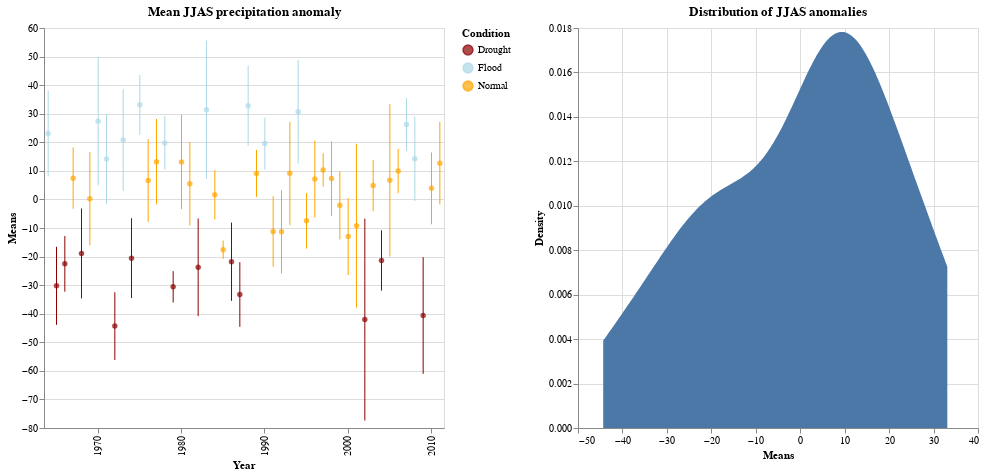

Here is the notebook cell this chart was saved with:
### Markdown cell above
## Visualization 2 JJAS condition

### Code cell
import altair as alt
import pandas as pd

drought_years = [1965, 1966, 1968, 1972, 1974, 1979, 1982, 1986, 1987, 2002, 2004, 2009]
flood_years = [1964, 1970, 1971, 1973, 1975, 1978, 1983, 1988, 1990, 1994, 2007, 2008]

color_scale = alt.Scale(
    domain=['Drought', 'Flood', 'Normal'],
    range=['darkred', 'lightblue', 'orange']
)

jjas_df = pd.DataFrame({
    'Year': range(1964, 2012),
    'Means': jjas['means'],
    'SEM': jjas['SEM'],
    'Sum': jjas['sum']
})
jjas_df['Condition'] = jjas_df['Year'].apply(lambda x: 'Drought' if x in drought_years else 'Flood' if x in flood_years else 'Normal')

# Now, create the error bar chart and points with the color condition based on the 'Condition' column
error_bars = alt.Chart(jjas_df).mark_errorbar(extent='ci').encode(
    x=alt.X('Year:O', axis=alt.Axis(values=list(range(1960, 2011, 10)))),
    y=alt.Y('Means:Q', scale=alt.Scale(zero=False)),
    yError='SEM:Q',
   color=alt.Color('Condition:N', scale=color_scale)
).properties(
    width=400,
    height=400,
    title='Mean JJAS precipitation anomaly'
)

points = alt.Chart(jjas_df).mark_point(filled=True).encode(
    x='Year:O',
    y='Means:Q',
    color=alt.Color('Condition', legend=alt.Legend(title='Condition'))  # Add a legend
)

# Combine the error bars with the points
error_chart = (error_bars + points).interactive()

# Create the histogram chart, independent of the conditions
histogram = alt.Chart(jjas_df).transform_density(
    density='Means',
    as_=['Means', 'Density']
).mark_area().encode(
    x="Means:Q",
    y='Density:Q',
    tooltip=['Means:Q', 'Density:Q']
).properties(
    width=400,
    height=400,
    title='Distribution of JJAS anomalies'
)

# Horizontally concatenate the error chart with the histogram
chart2 = alt.hconcat(error_chart, histogram).resolve_legend(color='independent')

# Display the final concatenated chart
chart2

### Figure 1 — Vega-Lite specification as saved in the notebook (floating-point values rounded to 4 significant figures)
{"config": {"view": {"continuousWidth": 300, "continuousHeight": 300}}, "hconcat": [{"layer": [{"mark": {"type": "errorbar", "extent": "ci"}, "encoding": {"color": {"field": "Condition", "scale": {"domain": ["Drought", "Flood", "Normal"], "range": ["darkred", "lightblue", "orange"]}, "type": "nominal"}, "x": {"axis": {"values": [1960, 1970, 1980, 1990, 2000, 2010]}, "field": "Year", "type": "ordinal"}, "y": {"field": "Means", "scale": {"zero": false}, "type": "quantitative"}, "yError": {"field": "SEM"}}, "name": "view_1", "title": "Mean JJAS precipitation anomaly"}, {"mark": {"type": "point", "filled": true}, "encoding": {"color": {"field": "Condition", "legend": {"title": "Condition"}, "type": "nominal"}, "x": {"field": "Year", "type": "ordinal"}, "y": {"field": "Means", "type": "quantitative"}}}], "height": 400, "width": 400}, {"mark": {"type": "area"}, "encoding": {"tooltip": [{"field": "Means", "type": "quantitative"}, {"field": "Density", "type": "quantitative"}], "x": {"field": "Means", "type": "quantitative"}, "y": {"field": "Density", "type": "quantitative"}}, "height": 400, "title": "Distribution of JJAS anomalies", "transform": [{"density": "Means", "as": ["Means", "Density"]}], "width": 400}], "data": {"name": "data-4603dde9f8196199e83265b381be13c5"}, "params": [{"name": "param_1", "select": {"type": "interval", "encodings": ["x", "y"]}, "bind": "scales", "views": ["view_1"]}], "resolve": {"legend": {"color": "independent"}}, "$schema": "https://vega.github.io/schema/vega-lite/v5.16.3.json", "datasets": {"data-4603dde9f8196199e83265b381be13c5": [{"Year": 1964, "Means": 23.07, "SEM": 15.05, "Sum": 92.29, "Condition": "Flood"}, {"Year": 1965, "Means": -30.23, "SEM": 13.66, "Sum": -120.9, "Condition": "Drought"}, {"Year": 1966, "Means": -22.55, "SEM": 9.731, "Sum": -90.21, "Condition": "Drought"}, {"Year": 1967, "Means": 7.448, "SEM": 10.72, "Sum": 29.79, "Condition": "Normal"}, {"Year": 1968, "Means": -18.9, "SEM": 15.74, "Sum": -75.61, "Condition": "Drought"}, {"Year": 1969, "Means": 0.2229, "SEM": 16.33, "Sum": 0.8917, "Condition": "Normal"}, {"Year": 1970, "Means": 27.4, "SEM": 22.51, "Sum": 109.6, "Condition": "Flood"}, {"Year": 1971, "Means": 14.15, "SEM": 15.7, "Sum": 56.59, "Condition": "Flood"}, {"Year": 1972, "Means": -44.33, "SEM": 11.85, "Sum": -177.3, "Condition": "Drought"}, {"Year": 1973, "Means": 20.77, "SEM": 17.76, "Sum": 83.09, "Condition": "Flood"}, {"Year": 1974, "Means": -20.55, "SEM": 13.97, "Sum": -82.21, "Condition": "Drought"}, {"Year": 1975, "Means": 33.1, "SEM": 10.48, "Sum": 132.4, "Condition": "Flood"}, {"Year": 1976, "Means": 6.623, "SEM": 14.46, "Sum": 26.49, "Condition": "Normal"}, {"Year": 1977, "Means": 13.22, "SEM": 14.94, "Sum": 52.89, "Condition": "Normal"}, {"Year": 1978, "Means": 19.77, "SEM": 9.337, "Sum": 79.09, "Condition": "Flood"}, {"Year": 1979, "Means": -30.6, "SEM": 5.484, "Sum": -122.4, "Condition": "Drought"}, {"Year": 1980, "Means": 13.12, "SEM": 16.48, "Sum": 52.49, "Condition": "Normal"}, {"Year": 1981, "Means": 5.498, "SEM": 14.62, "Sum": 21.99, "Condition": "Normal"}, {"Year": 1982, "Means": -23.75, "SEM": 17.07, "Sum": -95.01, "Condition": "Drought"}, {"Year": 1983, "Means": 31.37, "SEM": 24.16, "Sum": 125.5, "Condition": "Flood"}, {"Year": 1984, "Means": 1.598, "SEM": 8.603, "Sum": 6.392, "Condition": "Normal"}, {"Year": 1985, "Means": -17.6, "SEM": 3.217, "Sum": -70.41, "Condition": "Normal"}, {"Year": 1986, "Means": -21.8, "SEM": 13.69, "Sum": -87.21, "Condition": "Drought"}, {"Year": 1987, "Means": -33.28, "SEM": 11.31, "Sum": -133.1, "Condition": "Drought"}, {"Year": 1988, "Means": 32.82, "SEM": 14.01, "Sum": 131.3, "Condition": "Flood"}, {"Year": 1989, "Means": 9.098, "SEM": 8.203, "Sum": 36.39, "Condition": "Normal"}, {"Year": 1990, "Means": 19.57, "SEM": 9.049, "Sum": 78.29, "Condition": "Flood"}, {"Year": 1991, "Means": -11.23, "SEM": 12.36, "Sum": -44.91, "Condition": "Normal"}, {"Year": 1992, "Means": -11.33, "SEM": 14.59, "Sum": -45.31, "Condition": "Normal"}, {"Year": 1993, "Means": 9.123, "SEM": 18.11, "Sum": 36.49, "Condition": "Normal"}, {"Year": 1994, "Means": 30.65, "SEM": 18.08, "Sum": 122.6, "Condition": "Flood"}, {"Year": 1995, "Means": -7.477, "SEM": 9.733, "Sum": -29.91, "Condition": "Normal"}, {"Year": 1996, "Means": 7.123, "SEM": 13.47, "Sum": 28.49, "Condition": "Normal"}, {"Year": 1997, "Means": 10.32, "SEM": 5.857, "Sum": 41.29, "Condition": "Normal"}, {"Year": 1998, "Means": 7.298, "SEM": 13.06, "Sum": 29.19, "Condition": "Normal"}, {"Year": 1999, "Means": -2.052, "SEM": 11.96, "Sum": -8.208, "Condition": "Normal"}, {"Year": 2000, "Means": -12.98, "SEM": 13.49, "Sum": -51.91, "Condition": "Normal"}, {"Year": 2001, "Means": -9.177, "SEM": 28.66, "Sum": -36.71, "Condition": "Normal"}, {"Year": 2002, "Means": -42.05, "SEM": 35.34, "Sum": -168.2, "Condition": "Drought"}, {"Year": 2003, "Means": 4.848, "SEM": 8.969, "Sum": 19.39, "Condition": "Normal"}, {"Year": 2004, "Means": -21.35, "SEM": 10.56, "Sum": -85.41, "Condition": "Drought"}, {"Year": 2005, "Means": 6.673, "SEM": 26.65, "Sum": 26.69, "Condition": "Normal"}, {"Year": 2006, "Means": 9.948, "SEM": 7.748, "Sum": 39.79, "Condition": "Normal"}, {"Year": 2007, "Means": 26.22, "SEM": 9.221, "Sum": 104.9, "Condition": "Flood"}, {"Year": 2008, "Means": 14.22, "SEM": 14.73, "Sum": 56.89, "Condition": "Flood"}, {"Year": 2009, "Means": -40.63, "SEM": 20.41, "Sum": -162.5, "Condition": "Drought"}, {"Year": 2010, "Means": 3.873, "SEM": 12.57, "Sum": 15.49, "Condition": "Normal"}, {"Year": 2011, "Means": 12.7, "SEM": 14.45, "Sum": 50.79, "Condition": "Normal"}]}}
